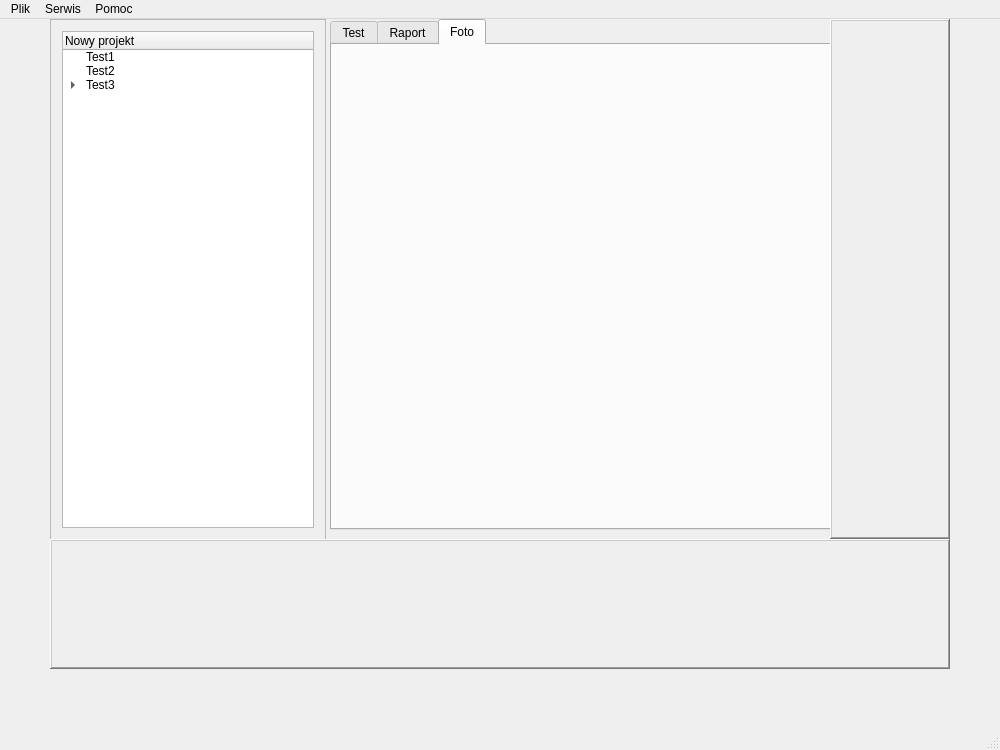
<?xml version="1.0" encoding="UTF-8"?>
<ui version="4.0">
 <class>GlowneOkno</class>
 <widget class="QMainWindow" name="GlowneOkno">
  <property name="geometry">
   <rect>
    <x>0</x>
    <y>0</y>
    <width>1000</width>
    <height>750</height>
   </rect>
  </property>
  <property name="sizePolicy">
   <sizepolicy hsizetype="Fixed" vsizetype="Fixed">
    <horstretch>0</horstretch>
    <verstretch>0</verstretch>
   </sizepolicy>
  </property>
  <property name="minimumSize">
   <size>
    <width>1000</width>
    <height>700</height>
   </size>
  </property>
  <property name="windowTitle">
   <string>GlowneOkno</string>
  </property>
  <widget class="QWidget" name="centralWidget">
   <property name="sizePolicy">
    <sizepolicy hsizetype="Fixed" vsizetype="Fixed">
     <horstretch>0</horstretch>
     <verstretch>0</verstretch>
    </sizepolicy>
   </property>
   <widget class="QFrame" name="frProjekt">
    <property name="geometry">
     <rect>
      <x>50</x>
      <y>0</y>
      <width>276</width>
      <height>521</height>
     </rect>
    </property>
    <property name="sizePolicy">
     <sizepolicy hsizetype="Fixed" vsizetype="Fixed">
      <horstretch>0</horstretch>
      <verstretch>0</verstretch>
     </sizepolicy>
    </property>
    <property name="frameShape">
     <enum>QFrame::StyledPanel</enum>
    </property>
    <property name="frameShadow">
     <enum>QFrame::Raised</enum>
    </property>
    <layout class="QHBoxLayout" name="horizontalLayout">
     <item>
      <widget class="QTreeWidget" name="treeWidget">
       <column>
        <property name="text">
         <string>Nowy projekt</string>
        </property>
        <property name="foreground">
         <brush brushstyle="NoBrush">
          <color alpha="255">
           <red>0</red>
           <green>0</green>
           <blue>0</blue>
          </color>
         </brush>
        </property>
       </column>
       <item>
        <property name="text">
         <string>Test1</string>
        </property>
       </item>
       <item>
        <property name="text">
         <string>Test2</string>
        </property>
       </item>
       <item>
        <property name="text">
         <string>Test3</string>
        </property>
        <item>
         <property name="text">
          <string>Raport</string>
         </property>
        </item>
        <item>
         <property name="text">
          <string>Zdjęcia</string>
         </property>
        </item>
        <item>
         <property name="text">
          <string>Film</string>
         </property>
        </item>
       </item>
      </widget>
     </item>
    </layout>
   </widget>
   <widget class="QTabWidget" name="tabObszarRoboczy">
    <property name="geometry">
     <rect>
      <x>330</x>
      <y>0</y>
      <width>501</width>
      <height>511</height>
     </rect>
    </property>
    <property name="sizePolicy">
     <sizepolicy hsizetype="Fixed" vsizetype="Fixed">
      <horstretch>0</horstretch>
      <verstretch>0</verstretch>
     </sizepolicy>
    </property>
    <property name="currentIndex">
     <number>2</number>
    </property>
    <widget class="QWidget" name="tabTest">
     <attribute name="title">
      <string>Test</string>
     </attribute>
    </widget>
    <widget class="QWidget" name="tabRaport">
     <attribute name="title">
      <string>Raport</string>
     </attribute>
    </widget>
    <widget class="QWidget" name="tabFoto">
     <attribute name="title">
      <string>Foto</string>
     </attribute>
     <layout class="QVBoxLayout" name="verticalLayout_2"/>
    </widget>
   </widget>
   <widget class="QFrame" name="frWyniki">
    <property name="geometry">
     <rect>
      <x>50</x>
      <y>520</y>
      <width>900</width>
      <height>130</height>
     </rect>
    </property>
    <property name="sizePolicy">
     <sizepolicy hsizetype="Fixed" vsizetype="Fixed">
      <horstretch>0</horstretch>
      <verstretch>0</verstretch>
     </sizepolicy>
    </property>
    <property name="minimumSize">
     <size>
      <width>900</width>
      <height>130</height>
     </size>
    </property>
    <property name="frameShape">
     <enum>QFrame::WinPanel</enum>
    </property>
    <property name="frameShadow">
     <enum>QFrame::Raised</enum>
    </property>
    <property name="lineWidth">
     <number>2</number>
    </property>
    <layout class="QVBoxLayout" name="verticalLayout">
     <property name="spacing">
      <number>0</number>
     </property>
     <property name="leftMargin">
      <number>0</number>
     </property>
     <property name="topMargin">
      <number>0</number>
     </property>
     <property name="rightMargin">
      <number>0</number>
     </property>
     <property name="bottomMargin">
      <number>0</number>
     </property>
     <item>
      <widget class="OknoCzujnikow" name="widget" native="true"/>
     </item>
    </layout>
   </widget>
   <widget class="QFrame" name="frCzujniki">
    <property name="geometry">
     <rect>
      <x>830</x>
      <y>0</y>
      <width>120</width>
      <height>520</height>
     </rect>
    </property>
    <property name="sizePolicy">
     <sizepolicy hsizetype="Fixed" vsizetype="Fixed">
      <horstretch>0</horstretch>
      <verstretch>0</verstretch>
     </sizepolicy>
    </property>
    <property name="minimumSize">
     <size>
      <width>120</width>
      <height>520</height>
     </size>
    </property>
    <property name="frameShape">
     <enum>QFrame::WinPanel</enum>
    </property>
    <property name="frameShadow">
     <enum>QFrame::Raised</enum>
    </property>
    <property name="lineWidth">
     <number>3</number>
    </property>
    <widget class="OknoStatusowe" name="oknoStatusowe" native="true">
     <property name="geometry">
      <rect>
       <x>0</x>
       <y>0</y>
       <width>120</width>
       <height>520</height>
      </rect>
     </property>
     <property name="sizePolicy">
      <sizepolicy hsizetype="Fixed" vsizetype="Fixed">
       <horstretch>0</horstretch>
       <verstretch>0</verstretch>
      </sizepolicy>
     </property>
     <property name="minimumSize">
      <size>
       <width>120</width>
       <height>520</height>
      </size>
     </property>
     <property name="layoutDirection">
      <enum>Qt::LeftToRight</enum>
     </property>
    </widget>
   </widget>
  </widget>
  <widget class="QMenuBar" name="menuBar">
   <property name="geometry">
    <rect>
     <x>0</x>
     <y>0</y>
     <width>1000</width>
     <height>22</height>
    </rect>
   </property>
   <widget class="QMenu" name="menuPlik">
    <property name="title">
     <string>Plik</string>
    </property>
    <addaction name="actionNowy_projekt"/>
    <addaction name="actionNowy_Test"/>
    <addaction name="separator"/>
    <addaction name="actionZapisz"/>
    <addaction name="separator"/>
    <addaction name="actionDodaj_zdj_cie"/>
    <addaction name="actionDodaj_film"/>
    <addaction name="separator"/>
    <addaction name="actionTw_rz_raport"/>
    <addaction name="separator"/>
    <addaction name="actionWyj_cie"/>
   </widget>
   <widget class="QMenu" name="menuSerwer">
    <property name="title">
     <string>Serwis</string>
    </property>
    <widget class="QMenu" name="menuDataq_Card">
     <property name="title">
      <string>Dataq Card</string>
     </property>
     <widget class="QMenu" name="menuPodgl_d_wej">
      <property name="title">
       <string>Podgląd wejść</string>
      </property>
      <addaction name="actionCzujnikChart_1"/>
      <addaction name="actionCzujnikChart_2"/>
      <addaction name="actionCzujnikChart_3"/>
      <addaction name="actionCzujnikChart_4"/>
      <addaction name="actionCzujnikChart_5"/>
      <addaction name="actionCzujnikChart_6"/>
     </widget>
     <widget class="QMenu" name="menuWyzwalanie_wyj">
      <property name="title">
       <string>Wyzwalanie wyjść</string>
      </property>
      <addaction name="actionCzujnikTrigger_1"/>
      <addaction name="actionCzujnikTrigger_2"/>
      <addaction name="actionCzujnikTrigger_3"/>
      <addaction name="actionCzujnikTrigger_4"/>
      <addaction name="actionCzujnikTrigger_5"/>
      <addaction name="actionCzujnikTrigger_6"/>
     </widget>
     <addaction name="actionUstawienia_sygna_w"/>
     <addaction name="menuPodgl_d_wej"/>
     <addaction name="menuWyzwalanie_wyj"/>
     <addaction name="actionParametry_rejestracji_ci_nienia"/>
    </widget>
    <addaction name="menuDataq_Card"/>
    <addaction name="actionDozownik"/>
   </widget>
   <widget class="QMenu" name="menuPomoc">
    <property name="title">
     <string>Pomoc</string>
    </property>
    <addaction name="actionInstrukcja"/>
   </widget>
   <addaction name="menuPlik"/>
   <addaction name="menuSerwer"/>
   <addaction name="menuPomoc"/>
  </widget>
  <widget class="QStatusBar" name="statusBar"/>
  <action name="actionNowy_projekt">
   <property name="text">
    <string>Nowy projekt</string>
   </property>
  </action>
  <action name="actionNowy_Test">
   <property name="text">
    <string>Nowy Test</string>
   </property>
  </action>
  <action name="actionZapisz">
   <property name="text">
    <string>Zapisz</string>
   </property>
  </action>
  <action name="actionDodaj_zdj_cie">
   <property name="text">
    <string>Dodaj zdjęcie</string>
   </property>
  </action>
  <action name="actionDodaj_film">
   <property name="text">
    <string>Dodaj film</string>
   </property>
  </action>
  <action name="actionTw_rz_raport">
   <property name="text">
    <string>Twórz raport</string>
   </property>
  </action>
  <action name="actionWyj_cie">
   <property name="text">
    <string>Wyjście</string>
   </property>
  </action>
  <action name="actionDozownik">
   <property name="text">
    <string>Dozownik</string>
   </property>
  </action>
  <action name="actionInstrukcja">
   <property name="text">
    <string>Instrukcja</string>
   </property>
  </action>
  <action name="actionUstawienia_sygna_w">
   <property name="text">
    <string>Ustawienia sygnałów</string>
   </property>
  </action>
  <action name="actionCzujnikChart_1">
   <property name="checkable">
    <bool>true</bool>
   </property>
   <property name="text">
    <string>Czujnik 1</string>
   </property>
  </action>
  <action name="actionCzujnikChart_2">
   <property name="checkable">
    <bool>true</bool>
   </property>
   <property name="text">
    <string>Czujnik 2</string>
   </property>
  </action>
  <action name="actionCzujnikChart_3">
   <property name="checkable">
    <bool>true</bool>
   </property>
   <property name="text">
    <string>Czujnik 3</string>
   </property>
  </action>
  <action name="actionCzujnikChart_4">
   <property name="checkable">
    <bool>true</bool>
   </property>
   <property name="text">
    <string>Czujnik 4</string>
   </property>
  </action>
  <action name="actionCzujnikChart_5">
   <property name="checkable">
    <bool>true</bool>
   </property>
   <property name="text">
    <string>Czujnik 5</string>
   </property>
  </action>
  <action name="actionCzujnikChart_6">
   <property name="checkable">
    <bool>true</bool>
   </property>
   <property name="text">
    <string>Czujnik 6</string>
   </property>
  </action>
  <action name="actionCzujnikTrigger_1">
   <property name="text">
    <string>Czujnik 1</string>
   </property>
  </action>
  <action name="actionCzujnikTrigger_2">
   <property name="text">
    <string>Czujnik 2</string>
   </property>
  </action>
  <action name="actionCzujnikTrigger_3">
   <property name="text">
    <string>Czujnik 3</string>
   </property>
  </action>
  <action name="actionCzujnikTrigger_4">
   <property name="text">
    <string>Czujnik 4</string>
   </property>
  </action>
  <action name="actionCzujnikTrigger_5">
   <property name="text">
    <string>Czujnik 5</string>
   </property>
  </action>
  <action name="actionCzujnikTrigger_6">
   <property name="text">
    <string>Czujnik 6</string>
   </property>
  </action>
  <action name="actionParametry_rejestracji_ci_nienia">
   <property name="text">
    <string>Parametry rejestracji ciśnienia</string>
   </property>
  </action>
 </widget>
 <layoutdefault spacing="6" margin="11"/>
 <customwidgets>
  <customwidget>
   <class>OknoStatusowe</class>
   <extends>QWidget</extends>
   <header>oknostatusowe.h</header>
   <container>1</container>
  </customwidget>
  <customwidget>
   <class>OknoCzujnikow</class>
   <extends>QWidget</extends>
   <header>oknoczujnikow.h</header>
   <container>1</container>
  </customwidget>
 </customwidgets>
 <resources/>
 <connections/>
</ui>
